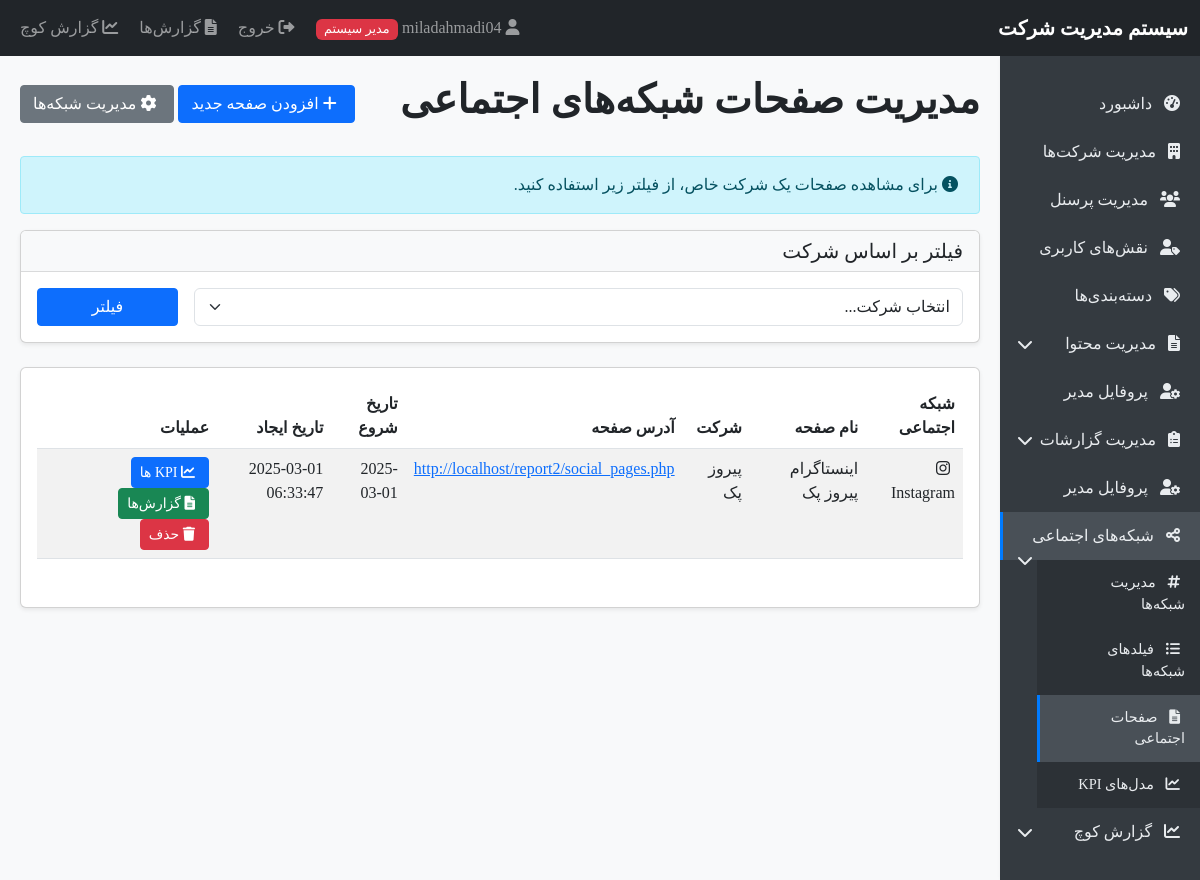
/social_pages.php (signed in), run on the app's committed database.
### tables this page shows
CREATE TABLE `social_pages` (
  `id` int(11) NOT NULL,
  `company_id` int(11) NOT NULL,
  `social_network_id` int(11) NOT NULL,
  `page_name` varchar(100) NOT NULL,
  `page_url` varchar(255) NOT NULL,
  `start_date` date NOT NULL,
  `created_at` timestamp NOT NULL DEFAULT current_timestamp()
);

CREATE TABLE `social_networks` (
  `id` int(11) NOT NULL,
  `name` varchar(100) NOT NULL,
  `icon` varchar(100) NOT NULL,
  `created_at` timestamp NOT NULL DEFAULT current_timestamp()
);

CREATE TABLE `companies` (
  `id` int(11) NOT NULL,
  `name` varchar(100) NOT NULL,
  `is_active` tinyint(1) DEFAULT 1,
  `created_at` timestamp NOT NULL DEFAULT current_timestamp()
);

### functions.php (called while the page is built, shortened)
<?php
function isAdmin() {
    return isset($_SESSION['user_type']) && $_SESSION['user_type'] === 'admin';
}

### social_pages.php (the view, shortened to what this page needs)
<?php
require_once 'database.php';
require_once 'functions.php';
if (isAdmin()) {
    $companyFilter = isset($_GET['company']) && is_numeric($_GET['company']) ? clean($_GET['company']) : '';
} else {
    $companyFilter = $_SESSION['company_id'];
}
if (isAdmin()) {
    $query = "SELECT p.*, s.name as network_name, s.icon as network_icon, c.name as company_name
              FROM social_pages p
              JOIN social_networks s ON p.social_network_id = s.id
              JOIN companies c ON p.company_id = c.id";
} else {
    $query = "SELECT p.*, s.name as network_name, s.icon as network_icon, c.name as company_name
              FROM social_pages p
              JOIN social_networks s ON p.social_network_id = s.id
              JOIN companies c ON p.company_id = c.id
              WHERE p.company_id = " . $_SESSION['company_id'];
}
$query .= " ORDER BY s.name, p.page_name";
$stmt = $pdo->query($query);
$pages = $stmt->fetchAll();
include 'header.php';
?>
<div class="d-flex justify-content-between align-items-center mb-4">
    <h1>مدیریت صفحات شبکه‌های اجتماعی</h1>
    <div>
        <button type="button" class="btn btn-primary" data-bs-toggle="modal" data-bs-target="#addPageModal">
            <i class="fas fa-plus"></i> افزودن صفحه جدید
        </button>
        <?php if (isAdmin() && empty($companyFilter)): ?>
            <a href="social_networks.php" class="btn btn-secondary">
                <i class="fas fa-cog"></i> مدیریت شبکه‌ها
            </a>
        <?php endif; ?>
    </div>
</div>
<?php if (isAdmin() && empty($companyFilter)): ?>
    <div class="alert alert-info">
        <i class="fas fa-info-circle"></i>
        برای مشاهده صفحات یک شرکت خاص، از فیلتر زیر استفاده کنید.
    </div>
    <div class="card mb-4">
        <div class="card-header bg-light">
            <h5 class="mb-0">فیلتر بر اساس شرکت</h5>
        </div>
        <div class="card-body">
            <form method="GET" action="" class="row g-3">
                <div class="col-md-10">
                    <select class="form-select" name="company">
                        <option value="">انتخاب شرکت...</option>
                    </select>
                </div>
                <div class="col-md-2">
                    <button type="submit" class="btn btn-primary w-100">فیلتر</button>
                </div>
            </form>
        </div>
    </div>
<?php endif; ?>
<div class="card">
    <div class="card-body">
        <?php if (count($pages) > 0): ?>
            <div class="table-responsive">
                <table class="table table-striped">
                    <thead>
                        <tr>
                            <th>شبکه اجتماعی</th>
                            <th>نام صفحه</th>
                            <?php if (isAdmin()): ?>
                                <th>شرکت</th>
                            <?php endif; ?>
                            <th>آدرس صفحه</th>
                            <th>تاریخ شروع</th>
                            <th>تاریخ ایجاد</th>
                            <th>عملیات</th>
                        </tr>
                    </thead>
                    <tbody>
                        <?php foreach ($pages as $page): ?>
                            <tr>
                                <td>
                                    <i class="<?php echo $page['network_icon']; ?>"></i>
                                    <?php echo $page['network_name']; ?>
                                </td>
                                <td><?php echo $page['page_name']; ?></td>
                                <?php if (isAdmin()): ?>
                                    <td><?php echo $page['company_name']; ?></td>
                                <?php endif; ?>
                                <td>
                                    <a href="<?php echo $page['page_url']; ?>" target="_blank">
                                        <?php echo $page['page_url']; ?>
                                    </a>
                                </td>
                                <td><?php echo $page['start_date']; ?></td>
                                <td><?php echo $page['created_at']; ?></td>
                                <td>
                                    <a href="page_kpi.php?page=<?php echo $page['id']; ?>" class="btn btn-sm btn-primary">
                                        <i class="fas fa-chart-line"></i> KPI ها
                                    </a>
                                    <a href="social_report.php?page=<?php echo $page['id']; ?>" class="btn btn-sm btn-success">
    <i class="fas fa-file-alt"></i> گزارش‌ها
</a>
                                    <a href="?delete=<?php echo $page['id']; ?>"
                                       class="btn btn-sm btn-danger"
                                       onclick="return confirm('آیا از حذف این صفحه اطمینان دارید؟ تمام گزارش‌ها و KPI های مرتبط نیز حذف خواهند شد.')">
                                        <i class="fas fa-trash"></i> حذف
                                    </a>
                                </td>
                            </tr>
                        <?php endforeach; ?>
                    </tbody>
                </table>
            </div>
        <?php endif; ?>
    </div>
</div>
<?php include 'footer.php'; ?>

### header.php (style rules this page uses)
body { font-family: Tahoma, Arial, sans-serif; background-color: #f8f9fa; }
.card { box-shadow: 0 0.125rem 0.25rem rgba(0, 0, 0, 0.075); margin-bottom: 1.5rem; }
.card-header { border-bottom: 1px solid rgba(0, 0, 0, 0.125); background-color: rgba(0, 0, 0, 0.03); }
.btn { border-radius: 0.25rem; }
.btn-sm { padding: 0.25rem 0.5rem; font-size: 0.875rem; }
.fas, .fab { margin-right: 5px; }
.alert { border-radius: 0.25rem; }
.table-responsive { margin-bottom: 1rem; }

### data on the page
social_pages: social_network.name "Instagram", page_name "اینستاگرام پیروز پک", company.name "پیروز پک", page_url "http://localhost/report2/social_pages.php", start_date "2025-03-01", created_at "2025-03-01 06:33:47"

### other printed values
$_SESSION['username'] "miladahmadi04"
